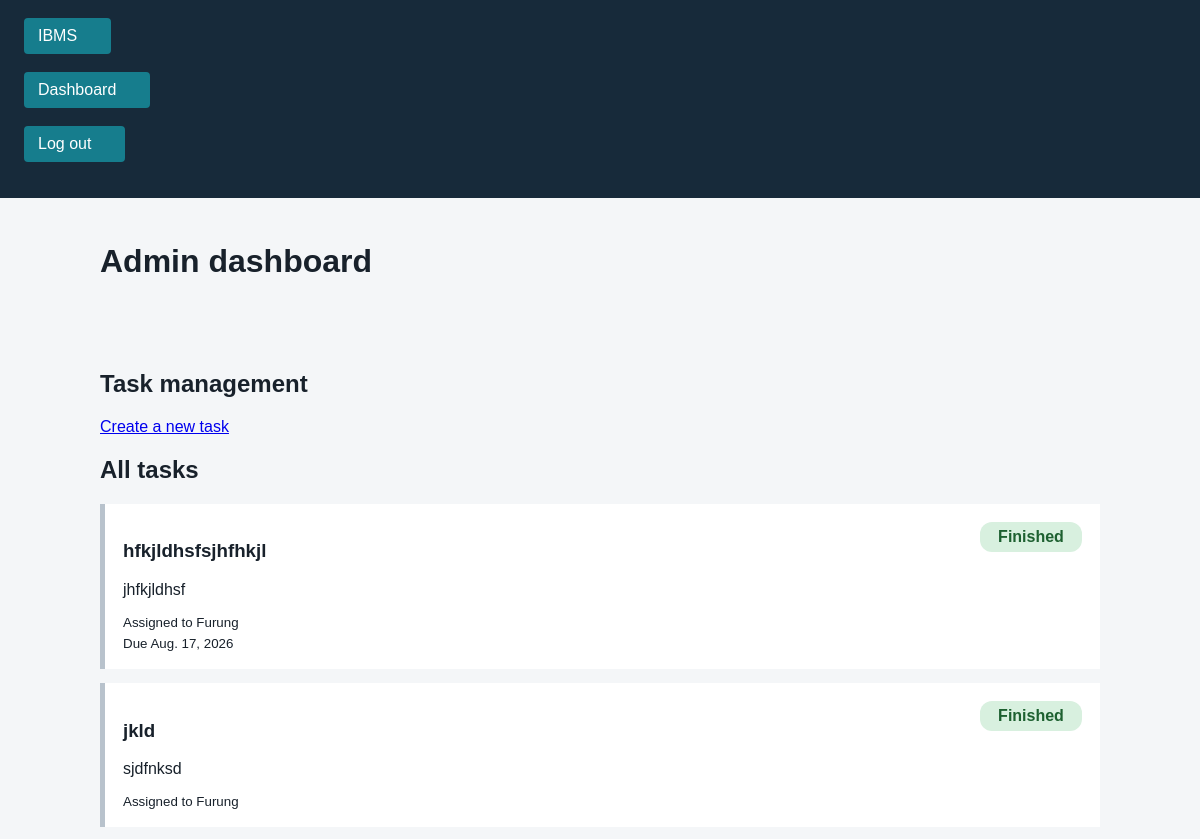
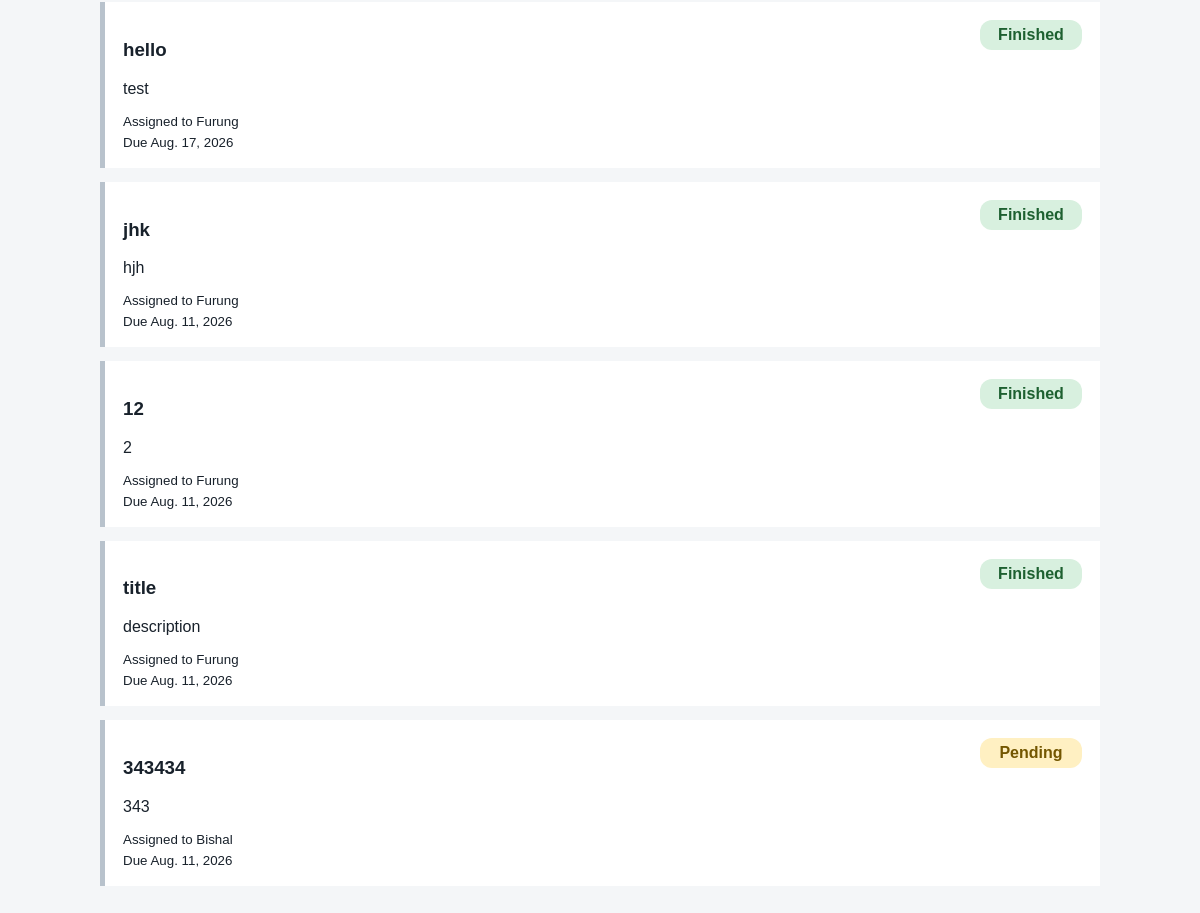
The page /authen/dashboard/ (signed in) on the database its author committed (2 pictures, top to bottom).
### authen/models.py (models this page shows, shortened)
class Employee(models.Model):
    STATUS_CHOICES = [
        ('employee', 'Employee'),
        ('admin', 'Admin'),
    ]
    user = models.OneToOneField(
        User,
        on_delete=models.CASCADE
    )
    status = models.CharField(
        max_length=10,
        choices=STATUS_CHOICES,
        default='employee'
    )

class Task(models.Model):
    STATUS_CHOICES = [
        ('pending', 'Pending'),
        ('submitted', 'Submitted'),
        ('finished', 'Finished'),
    ]
    title = models.CharField(max_length=200)
    description = models.TextField(blank=True)
    assigned_to = models.ForeignKey(Employee, on_delete=models.CASCADE, related_name='tasks')
    assigned_by = models.ForeignKey(
        User, on_delete=models.SET_NULL, null=True, related_name='assigned_tasks'
    )
    deadline = models.DateField(null=True, blank=True)
    submission = models.FileField(upload_to='submissions/', null=True, blank=True)
    status = models.CharField(max_length=10, choices=STATUS_CHOICES, default='pending')
    created_at = models.DateTimeField(auto_now_add=True)
    submitted_at = models.DateTimeField(null=True, blank=True)
    verified_at = models.DateTimeField(null=True, blank=True)
    class Meta:
        ordering = ('status', '-created_at')

### authen/views.py (the view)
# urls.py: path('dashboard/', views.dash_board_view, name='dash_board_view'),
@login_required
def dash_board_view(request):
    employee = get_object_or_404(Employee, user=request.user)
    if employee.status == 'admin':
        tasks = Task.objects.select_related('assigned_to__user')
        employees = Employee.objects.filter(status='employee').select_related('user')
    else:
        tasks = employee.tasks.all()
        employees = []
    return render(request, 'websites/dashboard.html', {
        'employee': employee, 'tasks': tasks, 'employees': employees,
    })

### templates/websites/dashboard.html (shortened to what this page needs)
{% extends "index.html" %}
{% block header %}{{ employee.get_status_display }} dashboard{% endblock %}
{% block content %}
{% if employee.status == 'admin' %}
<section>
    <h2>Task management</h2>
    <p><a href="{% url 'create_task' %}">Create a new task</a></p>
</section>
{% endif %}
<section>
    <h2>{% if employee.status == 'admin' %}All tasks{% else %}My tasks{% endif %}</h2>
    {% for task in tasks %}
    <article class="task">
        <div><h3>{{ task.title }}</h3><p>{{ task.description|default:"No description" }}</p>
            {% if employee.status == 'admin' %}<small>Assigned to {{ task.assigned_to.user.username }}</small>{% endif %}
            {% if task.deadline %}<small>Due {{ task.deadline }}</small>{% endif %}
        </div>
        <div><strong class="status status-{{ task.status }}">{{ task.get_status_display }}</strong>
        </div>
    </article>
    {% empty %}<p>No tasks yet.</p>{% endfor %}
</section>
{% endblock %}

### templates/index.html (shortened to what this page needs)
 {% load static  %}
<!DOCTYPE html>
<html lang="en">
<head>
    <link rel="stylesheet" href="{% static "style.css" %}">
</head>
<body>
    <div class='container'>
        <button><a href="{% url 'home' %}">IBMS</a></button><br><br>
        {% if user.is_authenticated %}
            <Button><a href="{% url 'dash_board_view' %}">Dashboard</a></Button><br><br>
            <button><a href="{% url 'logout' %}">Log out</a></button><br><br>
        {% else %}
            <button><a href="{% url 'login' %}">Log in</a></button><br><br>
            <button><a href="{% url 'register' %}">Register</a></button><br><br>
        {% endif %}
    </div>
    <div>
        <h1>{% block header %}{% endblock %}</h1>
    </div>
    <div>
        {% block content %}{% endblock %}
    </div>
</body>
</html>

### static/style.css (style rules this page uses)
body { font-family: Arial, sans-serif; margin: 0; padding: 0; background-color: #f4f6f8; color: #18212b; }
.container { max-width: 1200px; margin: 0 auto; padding: 18px 24px; background-color: #172a3a; color: #ffffff; box-sizing: border-box; }
.container a { color: #ffffff; margin-right: 20px; text-decoration: none; }
body > div { max-width: 1000px; margin: 0 auto; padding: 24px; }
button, a { font: inherit; }
button { padding: 9px 14px; border: 0; border-radius: 4px; background: #167d8d; color: #ffffff; cursor: pointer; }
.task { display: flex; justify-content: space-between; gap: 24px; margin: 14px 0; padding: 18px; background: #ffffff; border-left: 5px solid #b8c2cc; }
.task small { display: block; margin-top: 6px; }
.status { display: inline-block; min-width: 82px; padding: 6px 10px; border-radius: 12px; text-align: center; }
.status-pending { background: #fff0c2; color: #735600; }
.status-finished { background: #d8f0df; color: #1d6030; }

### rows shown on the page
Employee: status "Admin"
Task: title "hfkjldhsfsjhfhkjl", description "jhfkjldhsf", assigned_to.user.username "Furung", deadline "Aug. 17, 2026", status "Finished"
Task: title "jkld", description "sjdfnksd", assigned_to.user.username "Furung", status "Finished"
Task: title "hello", description "test", assigned_to.user.username "Furung", deadline "Aug. 17, 2026", status "Finished"
Task: title "jhk", description "hjh", assigned_to.user.username "Furung", deadline "Aug. 11, 2026", status "Finished"
Task: title "12", description "2", assigned_to.user.username "Furung", deadline "Aug. 11, 2026", status "Finished"
Task: title "title", description "description", assigned_to.user.username "Furung", deadline "Aug. 11, 2026", status "Finished"
Task: title "343434", description "343", assigned_to.user.username "Bishal", deadline "Aug. 11, 2026", status "Pending"
